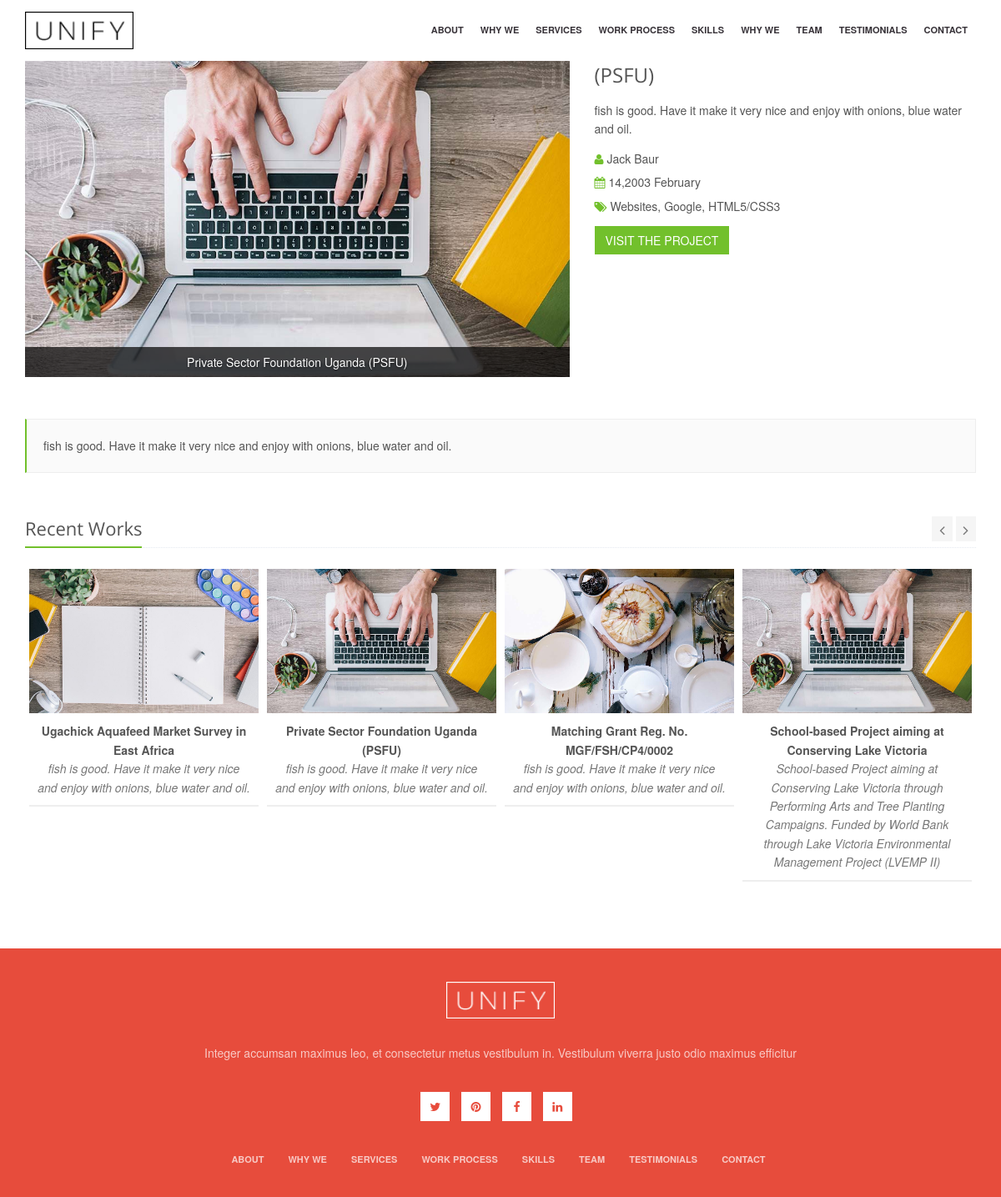
/welcome/tryPage/2, run on the app's committed database.
### tables this page shows
CREATE TABLE `portifolio` (
  `portifolio_id` int(30) NOT NULL,
  `portifolio_name` varchar(230) NOT NULL,
  `portifolio_image` varchar(150) NOT NULL,
  `portifolio_description` text NOT NULL,
  `date_joined` datetime NOT NULL DEFAULT CURRENT_TIMESTAMP,
  `category` enum('Fishery','Educ','philosp','market') NOT NULL
);

### application/controllers/Welcome.php (called while the page is built, shortened)
<?php
class Welcome extends CI_Controller {
	public function __construct(){
		$this->load->model("Portifolio");
	}
	public function tryPage( $id )
	{
		$data = array("portifolio"=>$this->Portifolio->get_portifolio($id), "portifolios"=>$this->Portifolio->get_portifolios());
		$this->load->view('try', $data);
	}
}

### index.php (called while the page is built, shortened)
<?php
require_once BASEPATH.'core/CodeIgniter.php';

### application/models/Portifolio.php (called while the page is built, shortened)
<?php
class Portifolio extends CI_Model {
    public $table;
    public $order_by;
    function __construct(){
        $this->table = "portifolio";
        $this->order_by = "date_joined";
    }
    function get_portifolios(){
        $this->db->order_by($this->order_by, 'DESC');
        $result  = $this->db->get($this->table);
        return $result->result();
    }
    function get_portifolio($id){
        $this->db->where("portifolio_id", $id);
        $result  = $this->db->get($this->table);
        return $result->row();
    }
}

### application/views/try.php (the view, shortened to what this page needs)
<!DOCTYPE html>
<html lang="en-us">
<head>
	<link rel="stylesheet" href="<?php echo base_url();?>asset1/plugins/bootstrap/css/bootstrap.min.css">
	<link rel="stylesheet" href="<?php echo base_url();?>asset1/css/app.css">
	<link rel="stylesheet" href="<?php echo base_url();?>asset1/css/blocks.css">
	<link rel="stylesheet" href="<?php echo base_url();?>asset1/css/plugins.css">
	<link rel="stylesheet" href="<?php echo base_url();?>asset1/css/style.css">
	<link rel="stylesheet" href="<?php echo base_url();?>asset1/css/headers/header-default.css">
	<link rel="stylesheet" href="<?php echo base_url();?>asset1/css/footers/footer-v1.css">
	<link rel="stylesheet" href="<?php echo base_url();?>assets/css/portfolio-v2.css">
    <link rel="stylesheet" href="<?php echo base_url();?>assets/plugins/owl-carousel/owl-carousel/owl.carousel.css">
	<link rel="stylesheet" href="<?php echo base_url();?>asset1/plugins/animate.css">
	<link rel="stylesheet" href="<?php echo base_url();?>asset1/plugins/line-icons/line-icons.css">
	<link rel="stylesheet" href="<?php echo base_url();?>asset1/plugins/font-awesome/css/font-awesome.min.css">
	<link rel="stylesheet" href="<?php echo base_url();?>asset1/plugins/owl-carousel2/assets/owl.carousel.css">
	<link rel="stylesheet" href="<?php echo base_url();?>asset1/plugins/sky-forms-pro/skyforms/css/sky-forms.css">
	<link rel="stylesheet" href="<?php echo base_url();?>asset1/plugins/sky-forms-pro/skyforms/custom/custom-sky-forms-v2.css">
	<link rel="stylesheet" type="text/css" href="<?php echo base_url();?>asset1/plugins/revolution-slider/revolution/fonts/pe-icon-7-stroke/css/pe-icon-7-stroke.css">
	<link rel="stylesheet" type="text/css" href="<?php echo base_url();?>asset1/plugins/revolution-slider/revolution/css/settings.css">
	<link rel="stylesheet" type="text/css" href="<?php echo base_url();?>asset1/plugins/revolution-slider/revolution/css/layers.css">
	<link rel="stylesheet" type="text/css" href="<?php echo base_url();?>asset1/plugins/revolution-slider/revolution/css/navigation.css">
	<link rel="stylesheet" href="<?php echo base_url();?>asset1/css/agency.style.css">
	<link rel="stylesheet" href="<?php echo base_url();?>asset1/css/custom.css">
</head>
<body id="body" data-spy="scroll" data-target=".one-page-header" class="demo-lightbox-gallery">
	<main class="wrapper">
		<nav class="one-page-header navbar navbar-default navbar-fixed-top one-page-nav-scrolling one-page-nav__fixed" data-role="navigation">
			<div class="container">
				<div class="menu-container page-scroll">
					<a class="navbar-brand" href="#body">
						<img src="<?php echo base_url();?>assets/img/logo-dark3.png" alt="">
					</a>
				</div>
				<div class="collapse navbar-collapse navbar-ex1-collapse">
					<div class="menu-container">
						<ul class="nav navbar-nav">
							<li class="page-scroll">
								<a href="<?php echo base_url();?>welcome/index#About">
									<span data-hover="About">About</span>
								</a>
							</li>
							<li class="page-scroll">
								<a href="<?php echo base_url();?>welcome/index#WhyWe">
									<span data-hover="Why We">Why We</span>
								</a>
							</li>
							<li class="page-scroll">
								<a href="<?php echo base_url();?>welcome/index#Services">
									<span data-hover="Services">Services</span>
								</a>
							</li>
							<li class="page-scroll">
								<a href="<?php echo base_url();?>welcome/index#WorkProcess">
									<span data-hover="Work Process">Work Process</span>
								</a>
							</li>
							<li class="page-scroll">
								<a href="<?php echo base_url();?>welcome/index#Skills">
									<span data-hover="Skills">Skills</span>
								</a>
							</li>
							<li class="page-scroll">
								<a href="<?php echo base_url();?>welcome/index#Portifolio">
									<span data-hover="Why We">Why We</span>
								</a>
							</li>
							<li class="page-scroll">
								<a href="<?php echo base_url();?>welcome/index#Team">
									<span data-hover="Team">Team</span>
								</a>
							</li>
							<li class="page-scroll">
								<a href="<?php echo base_url();?>welcome/index#Testimonials">
									<span data-hover="Testimonials">Testimonials</span>
								</a>
							</li>
							<li class="page-scroll">
								<a href="<?php echo base_url();?>/welcome/index#Contact">
									<span data-hover="Contact">Contact</span>
								</a>
							</li>
						</ul>
					</div>
				</div>
			</div>
		</nav>
		 <div class="container content">
    	<div class="row portfolio-item margin-bottom-50">
            <div class="col-md-7">
                <div class="carousel slide carousel-v1" id="myCarousel">
                    <div class="carousel-inner">
                        <div class="item active">
                            <img alt="" src="<?php echo base_url();?>assets/img/main/<?php  echo $portifolio->portifolio_image;  ?>">
                            <div class="carousel-caption">
                                <p><?php echo $portifolio->portifolio_name; ?></p>
                            </div>
                        </div>
                    </div>
                </div>
            </div>
            <div class="col-md-5">
            	<h2><?php  echo $portifolio->portifolio_name;  ?></h2>
                <p><?php  echo $portifolio->portifolio_description;  ?></p>
                <ul class="list-unstyled">
                	<li><i class="fa fa-user color-green"></i> Jack Baur</li>
                	<li><i class="fa fa-calendar color-green"></i> 14,2003 February</li>
                	<li><i class="fa fa-tags color-green"></i> Websites, Google, HTML5/CSS3</li>
                </ul>
                <a href="#" class="btn-u btn-u-large">VISIT THE PROJECT</a>
            </div>
        </div>
        <div class="tag-box tag-box-v2">
			<p><?php  echo $portifolio->portifolio_description;  ?></p>
        </div>
        <div class="owl-carousel-v1 owl-work-v1 margin-bottom-40">
            <div class="headline"><h2 class="pull-left">Recent Works</h2>
                <div class="owl-navigation">
                    <div class="customNavigation">
                        <a class="owl-btn prev-v2"><i class="fa fa-angle-left"></i></a>
                        <a class="owl-btn next-v2"><i class="fa fa-angle-right"></i></a>
                    </div>
                </div>
            </div>
            <div class="owl-recent-works-v1">
				<?php
					if( count( $portifolios) > 0 ) {
							foreach( $portifolios as $portifolio){
							echo '<div class="item">
								<a href="'.base_url().'welcome/tryPage/'.$portifolio->portifolio_id.'">
								<em class="overflow-hidden">
								<img class="img-responsive" src="'.base_url().'assets/img/main/'.$portifolio->portifolio_image.'" alt="">
								</em>
								<span>
								<strong>'.$portifolio->portifolio_name.'</strong>
								<i>'.$portifolio->portifolio_description.'</i>
								</span>
								</a>
							</div>';
							}
					}
				?>
            </div>
        </div>
    </div>
		<div class="footer-v9 text-center">
			<div class="container">
				<div class="page-scroll">
					<a href="#body" class="footer-logo">
						<img src="<?php echo base_url();?>assets/img/logo-light3.png" alt="Logo" class="g-mb-30">
					</a>
				</div>
				<div class="g-mb-35">Integer accumsan maximus leo, et consectetur metus vestibulum in. Vestibulum viverra justo odio maximus efficitur</div>
				<ul class="g-social-icons-v2 g-mb-30">
					<li>
						<a href="#">
							<i class="fa fa-twitter"></i>
						</a>
					</li>
					<li>
						<a href="#">
							<i class="fa fa-pinterest"></i>
						</a>
					</li>
					<li>
						<a href="#">
							<i class="fa fa-facebook"></i>
						</a>
					</li>
					<li>
						<a href="#">
							<i class="fa fa-linkedin"></i>
						</a>
					</li>
				</ul>
				<ul class="footer-v9-menu list-inline">
					<li class="page-scroll">
						<a href="#About">About</a>
					</li>
					<li class="page-scroll">
						<a href="#WhyWe">Why We</a>
					</li>
					<li class="page-scroll">
						<a href="#Services">Services</a>
					</li>
					<li class="page-scroll">
						<a href="#WorkProcess">Work Process</a>
					</li>
					<li class="page-scroll">
						<a href="#Skills">Skills</a>
					</li>
					<li class="page-scroll">
						<a href="#Team">Team</a>
					</li>
					<li class="page-scroll">
						<a href="#Testimonials">Testimonials</a>
					</li>
					<li class="page-scroll">
						<a href="#Contact">Contact</a>
					</li>
				</ul>
			</div>
		</div>
	</main>
</body>
</html>

### asset1/css/app.css (style rules this page uses)
* { border-radius: 0; }
a, a:focus, a:hover, a:active, button, button:hover { outline: 0 !important; }
h2 { font-size: 24px; line-height: 33px; }
h1, h2, h3, h4, h5, h6 { color: #555; margin-top: 5px; text-shadow: none; font-weight: normal; font-family: "Open Sans", Arial, sans-serif; }
.headline { display: block; margin: 10px 0 25px 0; border-bottom: 1px dotted #e4e9f0; }
.headline h2 { font-size: 22px; }
.headline h2, .headline h3, .headline h4 { margin: 0 0 -2px 0; padding-bottom: 5px; display: inline-block; border-bottom: 2px solid #72c02c; }
.carousel-v1 .carousel-caption { left: 0; right: 0; bottom: 0; padding: 7px 15px; background: rgba(0, 0, 0, 0.7); }
.carousel-v1 .carousel-caption p { color: #fff; margin-bottom: 0; }
.btn-u { border: 0; color: #fff; font-size: 14px; cursor: pointer; font-weight: 400; padding: 6px 13px; position: relative; background: #72c02c; white-space: nowrap; display: inline-block; text-decoration: none; }
i.icon-color-u, i.icon-color-red, i.icon-color-sea, i.icon-color-dark, i.icon-color-grey, i.icon-color-blue, i.icon-color-green, i.icon-color-yellow, i.icon-color-orange, i.icon-color-purple, i.icon-color-aqua, i.icon-color-brown, i.icon-color-dark-blue, i.icon-color-light-grey, i.icon-color-light-green, { background: none; }
.tag-box { padding: 20px; background: #fff; margin-bottom: 30px; }
.tag-box p { margin-bottom: 0; }
.tag-box-v2 { background: #fafafa; border: solid 1px #eee; border-left: solid 2px #72c02c; }
.content { padding-top: 40px; padding-bottom: 40px; }
.margin-bottom-5, .margin-bottom-10, .margin-bottom-15, .margin-bottom-20, .margin-bottom-25, .margin-bottom-30, .margin-bottom-35, .margin-bottom-40, .margin-bottom-45, .margin-bottom-50, .margin-bottom-55, .margin-bottom-60, .margin-bottom-100 { clear:both; }
.margin-bottom-40 { margin-bottom:40px; }
.margin-bottom-50 { margin-bottom:50px; }
.color-green { color: #72c02c; }
.overflow-hidden { overflow: hidden; }

### assets1/css/plugins.css (style rules this page uses)
.owl-btn { color: #777; cursor: pointer; font-size: 18px; padding: 2px 9px; text-align: center; background: #f5f5f5; }
.owl-carousel-v1 .owl-navigation { text-align: right; margin-bottom: 20px; }
.owl-carousel-v1 .item { margin: 0 5px; }
.owl-carousel-v1 .item img { text-align: center; }
.owl-work-v1 .owl-navigation { top: 3px; position: relative; }
.owl-work-v1 .owl-navigation { margin-bottom: 10px; }
.owl-work-v1 .item a { text-align: center; }
.owl-work-v1 .item em.overflow-hidden { display: block; }
.owl-work-v1 .item a span { display: block; padding: 10px; border-bottom: solid 2px #eee; }
.owl-work-v1 .item a strong { color: #555; display: block; }
.owl-work-v1 .item a i { color: #777; }
.owl-work-v1 .item a img { -webkit-transition: all 0.8s ease-in-out; -moz-transition: all 0.8s ease-in-out; -o-transition: all 0.8s ease-in-out; -ms-transition: all 0.8s ease-in-out; transition: all 0.8s ease-in-out; }

### asset1/css/style.css (style rules this page uses)
body { color: #333; font-size: 13px; line-height: 1.6; }
p, li, li a, label { color: #555; }
a { color: #72c02c; text-decoration: none; }
a, a:focus, a:hover, a:active { outline: 0 !important; }
.wrapper { background: #fff; }
.footer-logo { margin: 17px 0 20px; }
.portfolio-item h2 { color: #555; font-size: 24px; margin: 0 0 15px; }
.portfolio-item li { padding: 3px 0; }

### data on the page
portifolio: portifolio_image (picture), portifolio_name "Private Sector Foundation Uganda (PSFU)", portifolio_description "fish is good. Have it make it very nice and enjoy with onions, blue water and oil."
portifolio: portifolio_image (picture), portifolio_name "Ugachick Aquafeed Market Survey in East Africa", portifolio_description "fish is good. Have it make it very nice and enjoy with onions, blue water and oil."
portifolio: portifolio_image (picture), portifolio_name "Matching Grant Reg. No. MGF/FSH/CP4/0002", portifolio_description "fish is good. Have it make it very nice and enjoy with onions, blue water and oil."
portifolio: portifolio_image (picture), portifolio_name "School-based Project aiming at Conserving Lake Victoria", portifolio_description "School-based Project aiming at Conserving Lake Victoria through Performing Arts and Tree Planting Campaigns. Funded by World Bank through Lake Victoria Environmental Management Project (LVEMP II)"
